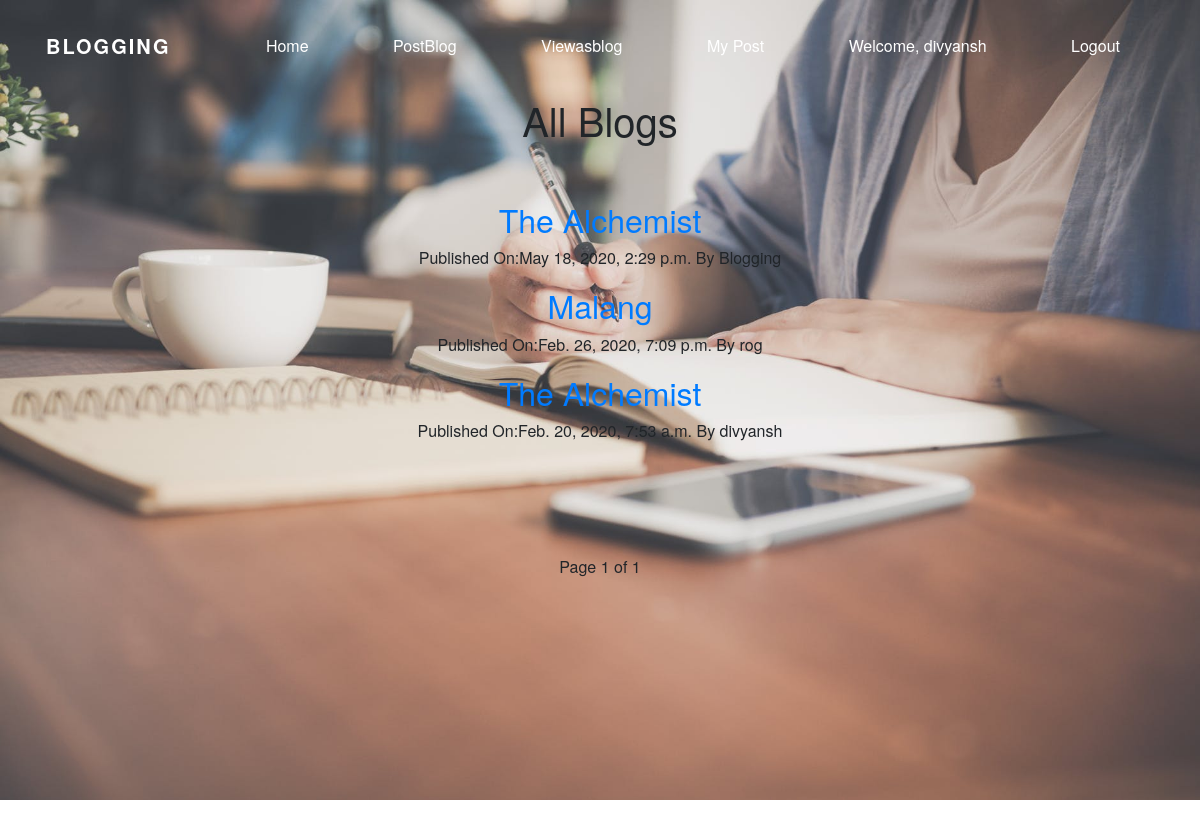
The app's page /Viewasblog/ (signed in) with its own data.
### blog/models.py (models this page shows, shortened)
class Post(models.Model):
    STATUS_CHOICES=(('draft','Draft'),('published','Published'))
    title=models.CharField(max_length=260)
    slug=models.SlugField(max_length=264,unique_for_date='publish')
    author=models.ForeignKey(User,related_name='blog_posts',on_delete=models.PROTECT)
    body=models.TextField()
    publish=models.DateTimeField(default=timezone.now)
    created=models.DateTimeField(auto_now_add=True)
    updated=models.DateTimeField(auto_now=True)
    status=models.CharField(max_length=20,choices=STATUS_CHOICES,default='draft')
    class Meta:
        ordering=('-publish',)

### blog/views.py (the view)
# urls.py: path('Viewasblog/',v1.post_list_view),
@login_required
def post_list_view(request):
    post_list=Post.objects.all()
    paginator=Paginator(post_list,3)
    page_number=request.GET.get('page')
    try:
        post_list=paginator.page(page_number)
    except PageNotAnInteger:
        post_list=paginator.page(1)
    except EmptyPage:
        post_list=paginator.page(paginator.num_pages)
    return render(request,'blog/viewasblogg.html',{'post_list':post_list})

### template/blog/viewasblogg.html (shortened to what this page needs)
<!DOCTYPE html>
{%load static%}
<html lang="en" dir="ltr">
  <head>
    <link href="//maxcdn.bootstrapcdn.com/bootstrap/4.1.1/css/bootstrap.min.css" rel="stylesheet" id="bootstrap-css">
     <link rel="stylesheet" href="{%static 'css/base.css'%}">
     <link rel="stylesheet" href="https://maxcdn.bootstrapcdn.com/font-awesome/4.7.0/css/font-awesome.min.css">
  </head>
  <div class="wrapper">
     <header>
        <nav>
           <div class="logo">
              BLOGGING
           </div>
           <div class="menu">
              <ul>
                 <li><a href="/home">Home</a></li>
                 <li><a href="/PostBlog">PostBlog</a></li>
                 <li><a href="/Viewasblog">Viewasblog</a></li>
                 <li><a href="/my_post">My Post</a></li>
                {% if request.user.is_authenticated is True %}
                  <li><a> Welcome, {{user.get_username}}</a></li>
                <li><a href="/accounts/logout">Logout</a></li>
              {% endif %}
              </ul>
           </div>
        </nav>
        <center>
          <br>
          <br><br>
          <br>
        <h1>All Blogs</h1>
        <br><br>
        {%for post in post_list%}
        <a href="/{{post.id}}">
          <h2>{{post.title}}</h2>
        </a>
        <p id='date'>Published On:{{post.publish}} By {{post.author}}</p>
        {%endfor%}
        <br>
        <br>
        <br><br>
      {% include 'blog/previous.html' with page=post_list%}
      </center>
     </header>
    <br><br>
  </body>
</html>

### template/blog/previous.html (shortened to what this page needs)
<div class="paginator">
  <span> Page {{page.number}} of {{page.paginator.num_pages}}</span>
</div>

### static/css/base.css (style rules this page uses)
html, body { margin: 0; padding: 0; background-size: 110% 100; }
header { width: 100%; height:100vh; background-image:url('6.jpeg'); background-size:cover; }
.logo { line-height: 60px; position: fixed; float: left; margin: 16px 46px; color: #fff; font-weight: bold; font-size: 20px; letter-spacing: 2px; }
nav { position: fixed; width: 100%; line-height: 60px; }
nav ul { line-height: 60px; list-style: none; background: rgba(0, 0, 0, 0); overflow: hidden; color: #fff; padding: 0; text-align: right; margin: 0; padding-right: 40px; transition: 1s; }
nav ul li { display: inline-block; padding: 16px 40px;; }
nav ul li a { text-decoration: none; color: #fff; font-size: 16px; }

### records on screen
Post: title "The Alchemist", publish "May 18, 2020, 2:29 p.m.", author "Blogging"
Post: title "Malang", publish "Feb. 26, 2020, 7:09 p.m.", author "rog"
Post: title "The Alchemist", publish "Feb. 20, 2020, 7:53 a.m.", author "divyansh"

### other values on screen
{{ user.get_username }} "divyansh"
{{ page.number }} "1"
{{ page.paginator.num_pages }} "1"
